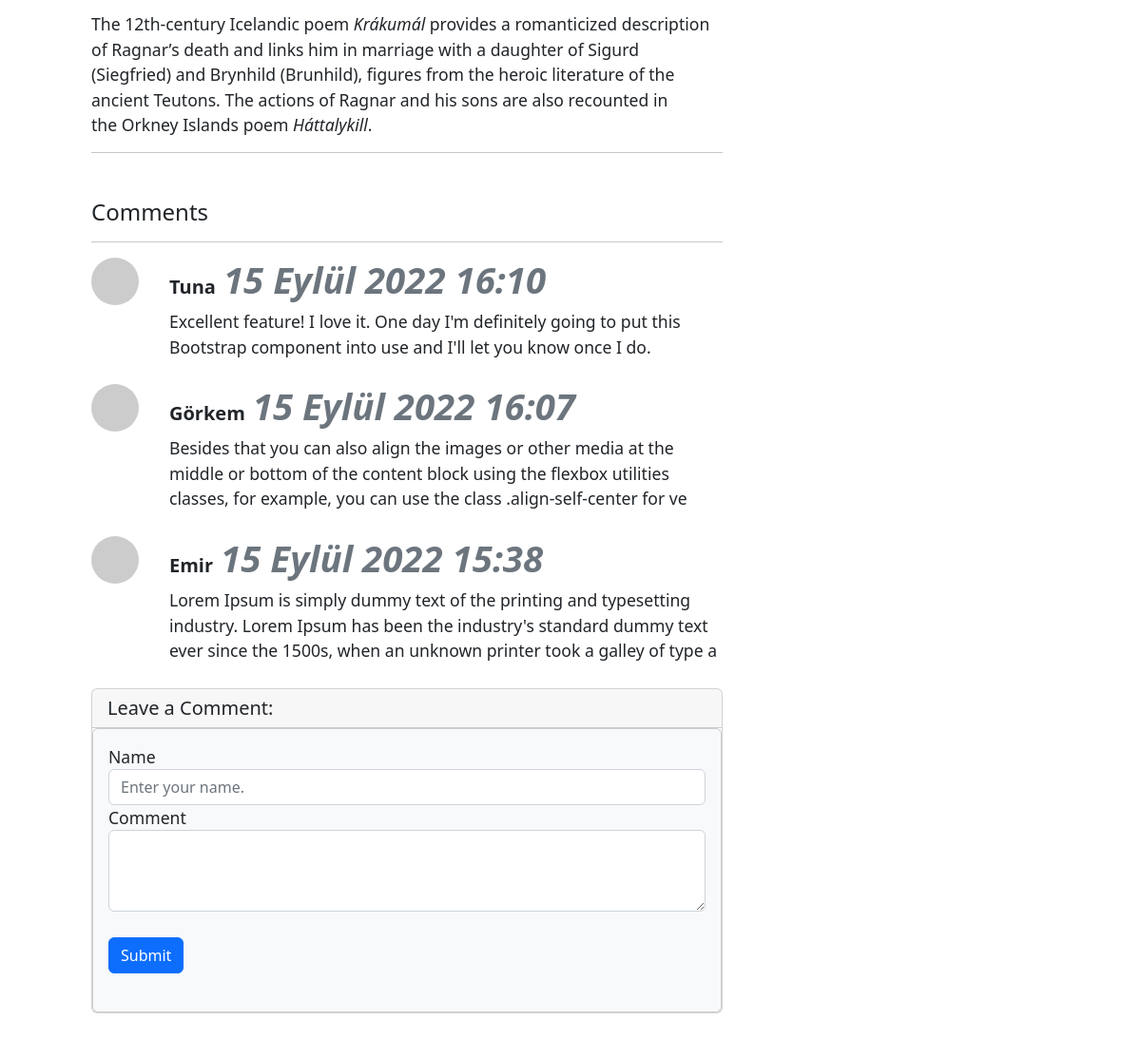
Page /blogs/blog/30 (lower part) on the earlier database version.
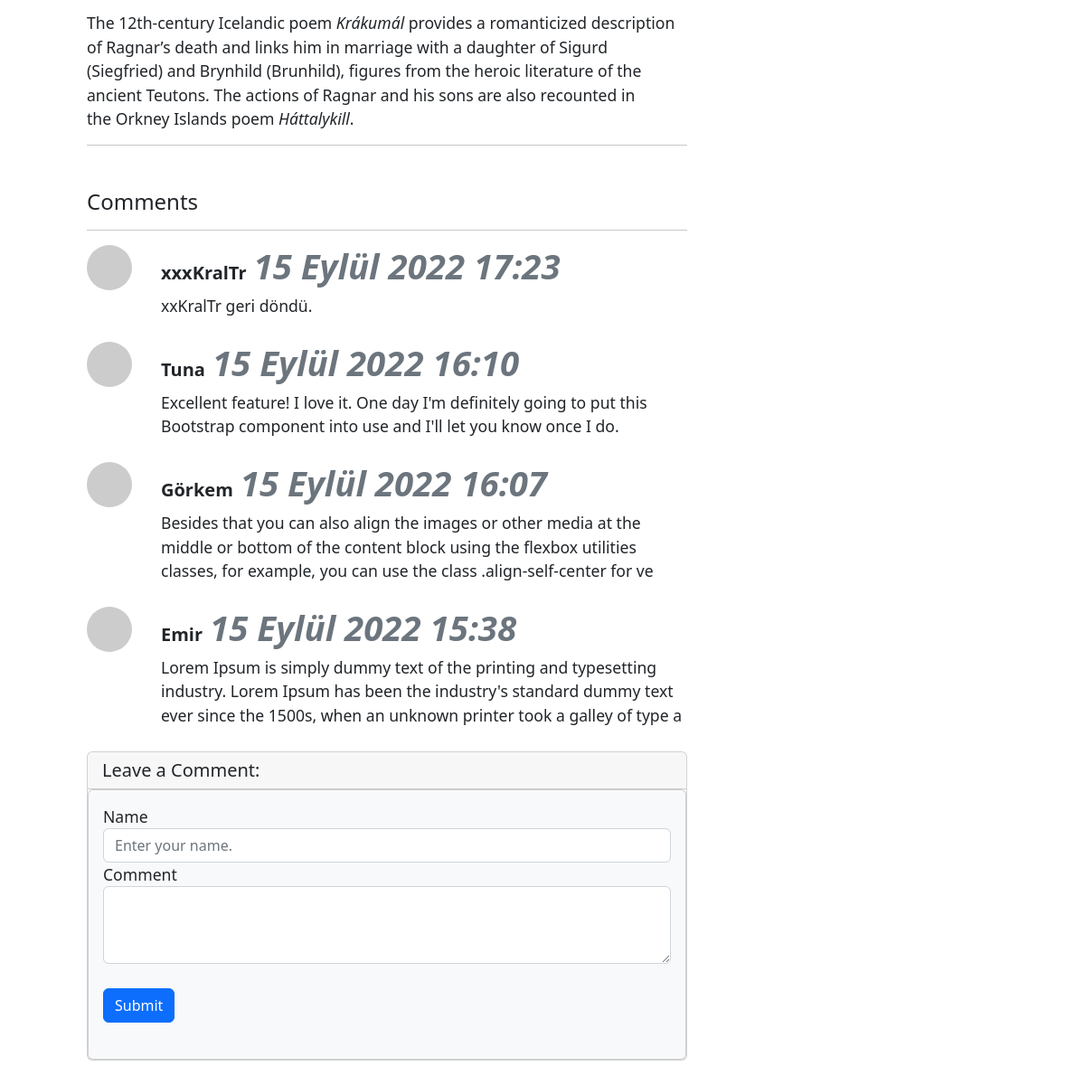
Same page on the later database version.
### article/models.py (models this page shows, shortened)
class Comment(models.Model):
    article = models.ForeignKey(Article,on_delete= models.CASCADE,verbose_name= "Blog",related_name="comments")
    comment_author = models.CharField(max_length= 50,verbose_name="Name")
    comment_content = models.CharField(max_length=200,verbose_name="Comment")
    comment_date = models.DateTimeField(auto_now_add= True,verbose_name="Date")
    class Meta:
        ordering = ['-comment_date']

### article/views.py (the view)
# urls.py: path('blog/<int:id>',views.detail,name = "detail"),
def detail(request,id):
    article = get_object_or_404(Article,id = id)
    comments = article.comments.all()
    return render(request,"detail.html",{"article":article,"comments":comments})

### templates/detail.html (shortened to what this page needs)
{% extends 'layout.html' %}
{% block body %}
<div class="container mt-5">
    <div class="row">
        <div class="col-lg-8">
            <article>
                <section class="mb-5">
                    <p class="fs-5 mb-4">
                        {{article.content|safe}}
                    </p>
                    <hr>
                </section>
            </article>
            <h4>Comments</h4>
            <hr>
            {% if comments %}
            {% for comment in comments %}
                <div class="d-flex">
                    <div class="flex-shrink-0">
                        <img class="d-flex me-3 rounded-circle" src="https://dummyimage.com/50x50/ced4da/6c757d.jpg" alt="..." />
                    </div>
                    <div class="flex grow-1 ms-3">
                        <h5 class="fw-bold">{{comment.comment_author}}<small class ="ms-2 text-muted"><i>{{comment.comment_date}}</i></small></h5>
                        {{comment.comment_content}}
                    </div>
                </div>
                <br>
            {% endfor %}
            {% else %}
            <div class = "alert alert-danger">
                There is no comments on this blog. Would you like to become the first one to write?
            </div>
            {% endif %}
            <div class="card mb-5">
                <h5 class ="card-header"> Leave a Comment:</h5>
                <div class="card bg-light">
                    <div class="card-body">
                        <form class="mb-4" method = "post" action ="{% url 'article:comment' article.id %}">
                                <div class="form-group">
                                  <label for="formGroupExampleInput">Name</label>
                                  <input name = "comment_author" type="text" class="form-control" id="formGroupExampleInput" placeholder="Enter your name.">
                                </div>
                            <div class ="form-group">
                                <label for="formGroupExampleInput">Comment</label>
                                <textarea name="comment_content" class="form-control" rows="3"></textarea>
                            </div>
                            <br>
                            <button type="submit" class="btn btn-primary">Submit</button>
                        </form>
                    </div>
                </div>
            </div>
        </div>
    </div>
</div>
{% endblock body %}

Differences in the rows shown:
added Comment: comment_author "xxxKralTr", comment_date "15 Eylül 2022 17:23", comment_content "xxKralTr geri döndü."
